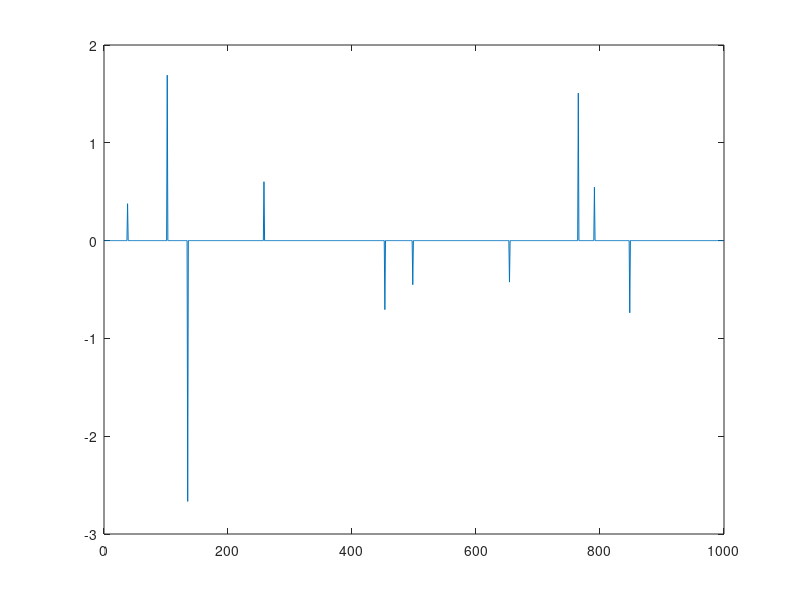

Source code (MATLAB): (Note: this script raises an error after producing the figure.)
%% This is the script for demonstrating the use of cvx, a Matlab-based 
% modeling system for convex optimization, see http://cvxr.com/cvx/.
% The main message of this tutorial: 
% CVX is extremely easy and intuitive to use!

%% Setup of cvx
% First go to http://cvxr.com/cvx/download/ and just downlaod the standard
% bundle with Gurobi and/or MOSEK. The following is a copy and paste from 
% Installation instruction section of the page http://cvxr.com/cvx/download/

% For most platforms, installation is relatively simple: 
% unpack the distribution to an empty directory, and then run cvx_setup
% from the MATLAB command line. Do not add CVX to your path yourself; 
% let cvx_setup do it for you. 
% Full instructions can be found in the Installation section 
% of the users� guide, found here online or included 
% with the distribution in the doc/ subdirectory.

% So just unpack the distribution in a empty directory and type cvx_setup 
% in your matlab command window!

% If you want to use other sovlers, i.e., Gurobi and MOSEK, you can go to 
% the installation instructin section and find the instruction there in
% using these two solvers. Basically, you can aquire free academic license 
% from the cvx team and then you are able to use the two solvers. 

%% What cvx is? 
%  I just want to mention cvx is just a modelling language for optimization
%  problems. This means that cvx itself is NOT solving the problem, i.e.,
%  itself is not an algorithm solving the problem you input. Instead, it is
%  an language that translates your input code to something the solver
%  understands. The solver here are SDPT3, gurobi, mosek, sedumi. Solvers
%  here mean algorithms that actually solves the optimization problem you
%  input. 

%% How large problem cvx can solve?
% Ignoring the problem structure, my past experiences tell me that it can
% solve a million variables with a few thousands constraints or 
% a million constraints with a few thousands variables. So it does 
% solve medium scale problems. You might just want to consider it as
% a tool for testing your ideas on some problems if you idea is
% not about designing algorithm solving the optimization problem. It also
% serve as the baseline for your algorithm if you claim your algorithm is
% scalable and fast. Indeed, if I can solver problem with cvx, why do I
% need your algorithm?

%% Getting started: Sparse vector Recovery 
% Since I work on statistics estimation problems all the days, let me
% introduce the sparse vector recovery problem. 

% Set up the sparse vector x0
rng(1)
n = 1000; %size of x0 
p = 0.01 ;%level of sparsity;
s = floor(n*p); % sparsity
r =randperm(n,s);
x0 = zeros(n,1);
x0(r) = randn(s,1);

% See how x0 looks like 
figure
plot(1:n,x0)
% Instead of observing x0 directly, usually we can only 
% measure x0 via a linear map A, suppose A is randomly generated 
% with number of rows (number of measurements) being s*log(s)*5
m = ceil(5*s*log(s));
A = randn(m,n);
y = A*x0;

% The conventional wisdom now is to minimize the l_1 norm subject to 
% measurments being matched as the signal 
% itself is sparse: rational is that the l_1 ball is the convex hull of 
% the sparse vectors. 
% We are trying to sovle 
%             minimize |x|_1 
%             subject to Ax = y

% How to input this into cvx ? 
cvx_begin 
variable x(n)
minimize norm(x,1)
subject to 
          A*x == y
cvx_end 
% the cvx_begin and cvx_end declare the cvx environment 
% variable x(n) declares x as a vector variable of length n 
% in the middle is the familar optimization problem 
% minimize xxx subject to xxx

% Let us see whether x and x0 are similar 
figure
plot(1:n,x0-x,'r-')
% The differnce is really small. 
norm(x0-x)/norm(x0)

%% The next problem we consider is an semidefinite program for 
% the Z2 synchronization problem: n entities are seperate to two groups: 
% 1 and -1. We may create a membership vector L with i-th entry indicating 
% the i-th membership, 1 if i belonging to group 1 and -1 if i belonging to
% group -1. 

% For each pair (i,j), i>=j, we observe the 1 +noise_ij  if entity i and entity j 
% are in the same group and -1+noise_ij  if they are in different group wiht certain noise.
% Write the previous observation in matrix, we observe C = J + E where J is
% the matrix with one and -one entries and E is the noise matrix. 
% We aim to find the matrix J which is rank 1. 

% The optimization problem 
% proposed is 
%            maximize trace( C*X)
%            subject to diag(X) == 1
%                       X is psd 

% set up number of entities and the size of first group, and membership
% vector l
n = 100; 
n1 = 50;
r =randperm(n,n1); % members in group -1
l = ones(n,1);
l(r) = -1;
s =find(l>0); % members in group 1
figure 
scatter(r,l(r),10,'r')
hold on 
scatter(s, l(s),10,'b')
legend('group -1','group 1')


% Set up noiseLevel and noise. The smaller the noise, the easier the problem
Noise = randn(n,n);
Noise = (Noise + Noise')/sqrt(2);
noiseLevel =sqrt(n/40);
% Set up C 
Obs = l*l'+ noiseLevel*Noise;
b = ones(n,1);
C = Obs;
figure
imagesc(l*l')
colorbar
figure
imagesc(C)
colorbar

% How to input the optimization problem into cvx ? 
cvx_begin 
variable X(n,n) semidefinite
maximize trace(C*X)
subject to 
       diag(X) == b
cvx_end 

% Note that we can declare the variable to be semidefinite
imagesc(X-l*l')
colorbar
norm(X-l*l')/norm(l*l')

%% The last problem (if time permits) we consider is an semidefinite program for 
% the matrix problem: We observe each entry of a low rank matrix Xnatural
% with probability p, can we recover Xnatural from the observation 

% Let k be the linear index of the observed entries, the optimization
% problem is 
% proposed is 
%            minimize nuclearnorm(X)
%            subject to X(k) == Xnatural(k)

rng(1) % Fixed random seed 
n = 100; 
r = 2;
p = 0.15;

%Generate the data, X is the underly true matrix Xnatural, 
% i,j are the matrix indecies of observed entries
% k is the linear indecices of observed entries
% b is the vector of observed entries 

w = sign(randn(n,r));
Xnatural = w*(w');
O = rand(n,n);
O = (O<=p);
Y = Xnatural.*O;
k = find(Y);
b = Xnatural(k);

figure
imagesc(abs(Y)>0)
colorbar
cvx_begin
variable X(n,n)
minimize norm_nuc(X)
subject to 
           X(k) == b
cvx_end 
norm(X-Xnatural)/norm(Xnatural)